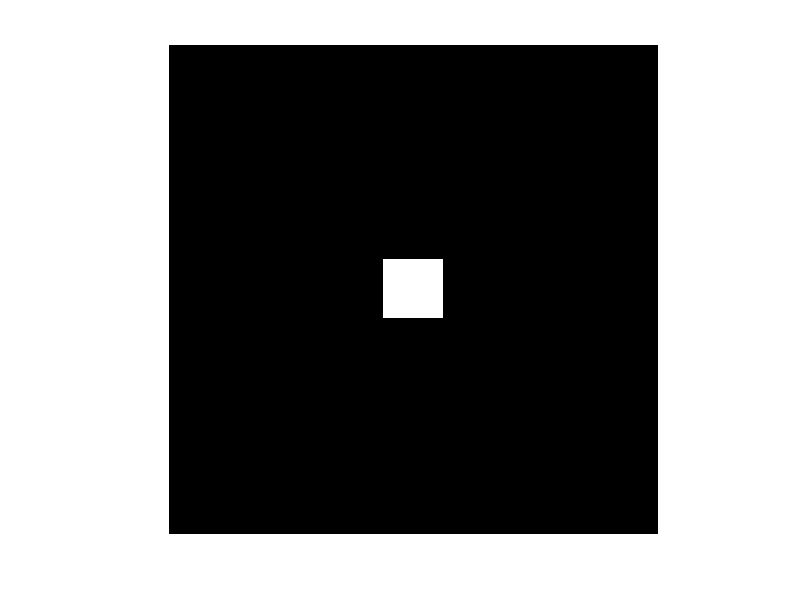
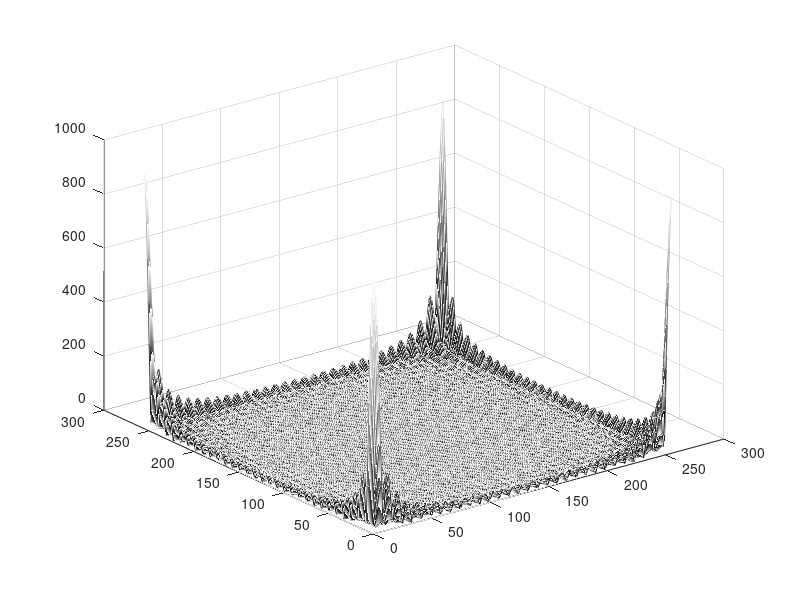
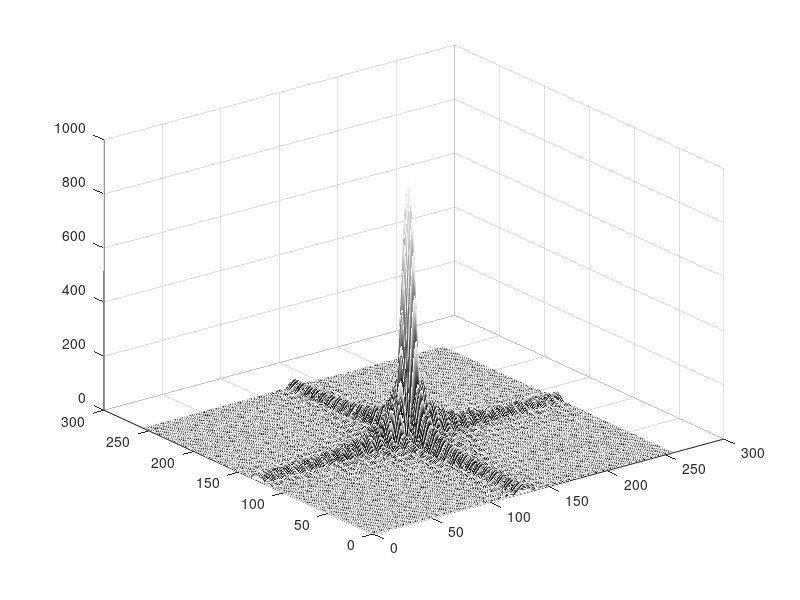
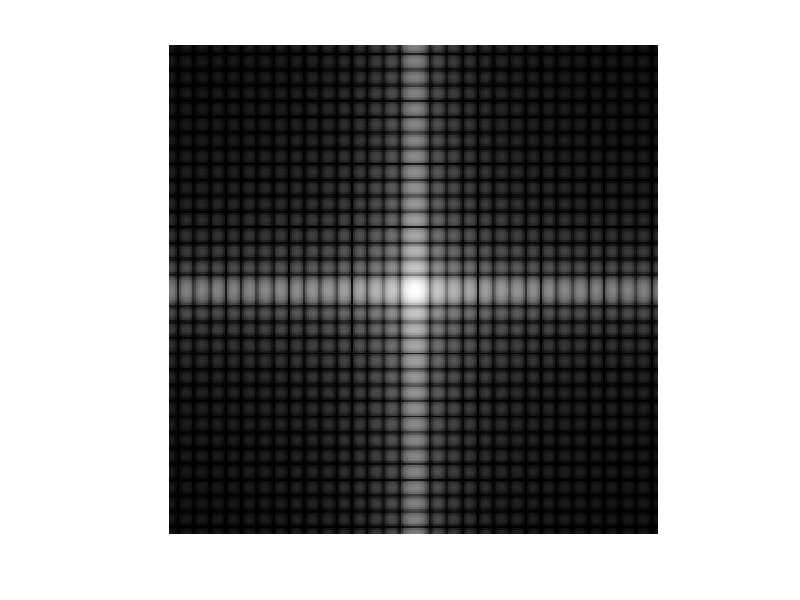

Source code (MATLAB) for these figures, in order:
clear all;
close all;
f = zeros(256,256);
f(128-15:128+15, 128-15:128+15) = 1;
figure(1);
imshow(f);

F = fft2(double(f));
figure(2);
imshow(abs(F),[]);
mesh(abs(F));

Fc = fftshift(F);
figure(3);
imshow(abs(Fc), []);
mesh(abs(Fc));

S2 = log(1+abs(Fc));
figure(4);
imshow(abs(S2),[]);
figure(5);
mesh(abs(S2));